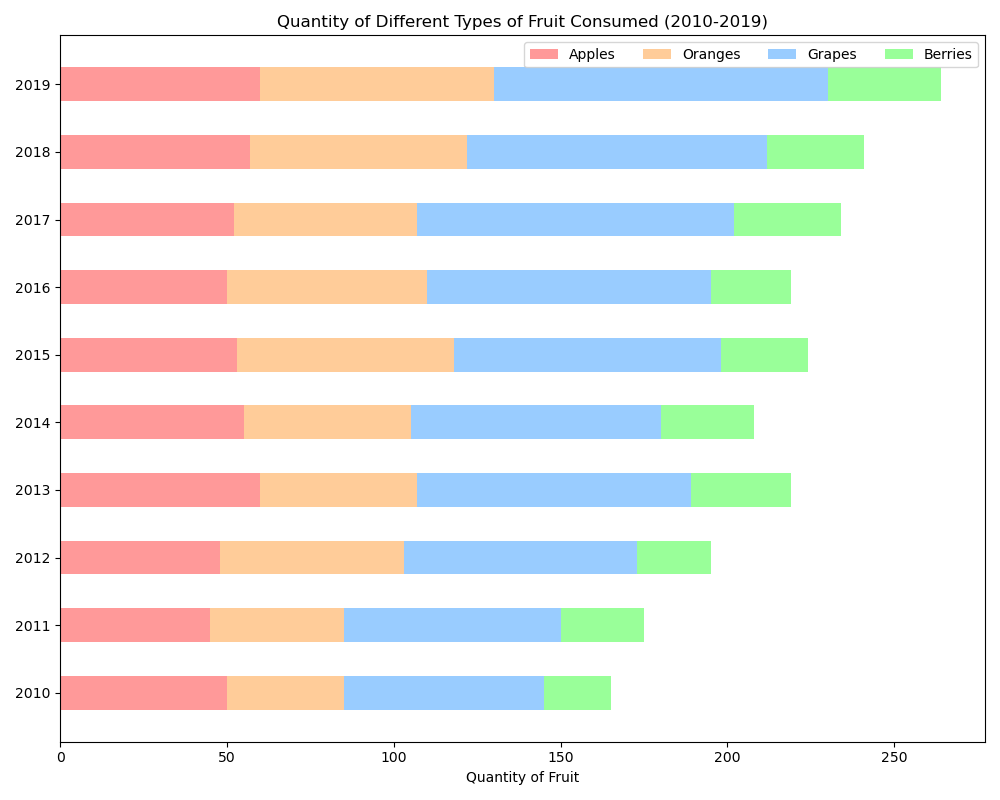

Reproduce this figure in Python.

import matplotlib.pyplot as plt
import numpy as np

years = np.array(['2010', '2011', '2012', '2013', '2014', '2015', '2016', '2017', '2018', '2019'])
Apples  = np.array([50, 45, 48, 60, 55, 53, 50, 52, 57, 60])
Oranges = np.array([35, 40, 55, 47, 50, 65, 60, 55, 65, 70])
Grapes  = np.array([60, 65, 70, 82, 75, 80, 85, 95, 90, 100])
Berries = np.array([20, 25, 22, 30, 28, 26, 24, 32, 29, 34])

bar_width = 0.5
fig, ax = plt.subplots(figsize=(10, 8))

ax.barh(years, Apples, height=bar_width, label='Apples', color='#FF9999')
ax.barh(years, Oranges, left=Apples, height=bar_width, label='Oranges', color='#FFCC99')
ax.barh(years, Grapes, left=Apples+Oranges, height=bar_width, label='Grapes', color='#99CCFF')
ax.barh(years, Berries, left=Apples+Oranges+Grapes, height=bar_width, label='Berries', color='#99FF99')

ax.set_xlabel('Quantity of Fruit')
ax.set_title('Quantity of Different Types of Fruit Consumed (2010-2019)')
ax.set_yticks(years)
ax.set_yticklabels(years)
ax.legend(ncol=4)

plt.tight_layout()
plt.show()
